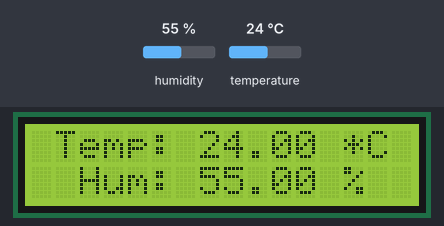
The sketch below on a simulated Arduino Uno, built with avr-gcc and run on an emulated ATmega328P. Parts: 16×2 character LCD. The test bench sets the inputs (shaded band); at power-on: humidity 55 %, temperature 24 °C. What the sketch prints to the serial monitor is not drawn.

Above: at 1.2 s.
1.3 s: humidity set to 22 %
At 3.2 s:
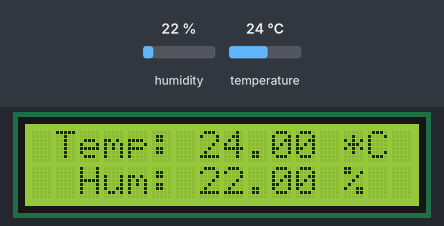
4.0 s: temperature set to 12 °C
At 5.2 s:
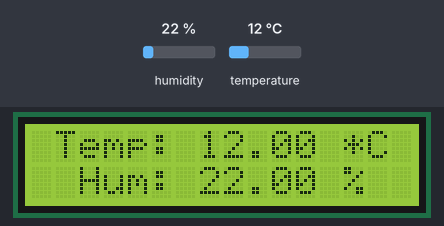
6.7 s: humidity set to 40 %
At 9.3 s:
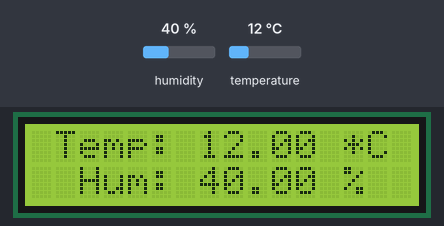
9.7 s: temperature set to 19 °C
At 11.3 s:
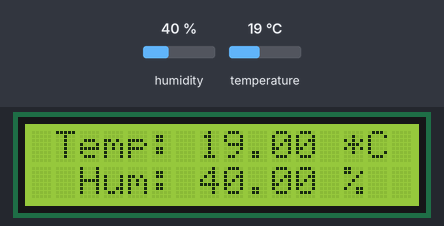
Timing chart, 0 to 12.8 s (numbered marks = the images above; inputs shaded):
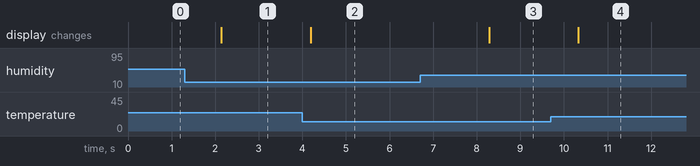

Measured:
- after the input at 1.3 s, the display: changes after 0.84 s (image 1)
- after the input at 4.0 s, the display: changes after 0.19 s (image 2)
- after the input at 6.7 s, the display: changes after 1.6 s (image 3)
- after the input at 9.7 s, the display: changes after 0.63 s (image 4)

The sketch:

LCD_TEMP_HUM.ino
```cpp
#include "DHT.h"
#include <hd44780.h>
#include <Wire.h>
#include <hd44780ioClass/hd44780_I2Cexp.h>
#define DHTPIN 2
#define DHTTYPE DHT11

hd44780_I2Cexp lcd;
DHT dht(DHTPIN, DHTTYPE);

void setup() {
  Serial.begin(9600);
  Serial.println("Check it out!");
  dht.begin();
  lcd.begin(16, 2);
  /*lcd.print("TEMPERATURE");
  lcd.print("Humidity");*/
}

void loop() {
  // Wait a few seconds between measurements.

  float h = dht.readHumidity();
  float t = dht.readTemperature();

  if (isnan(h) || isnan(t)) {
    Serial.println("SENSOR ERROR");
    lcd.setCursor(0, 0);
    lcd.print("     SENSOR     ");
    lcd.setCursor(0, 1);
    lcd.print("     ERROR!     ");
    return;
  }

  Serial.print("Humidity: ");
  Serial.print(h);
  Serial.print(" %\t");
  Serial.print("Temperature: ");
  Serial.print(t);
  Serial.print(" *C ");
  Serial.print("\n");

  lcd.setCursor(1,0);
  lcd.print("Temp: ");
  lcd.print(t);
  lcd.print(" *C");
  lcd.setCursor(2,1);
  lcd.print("Hum: ");
  lcd.print(h);
  lcd.print(" %");
}
```
